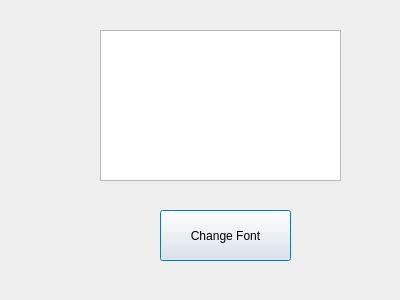
<?xml version="1.0" encoding="UTF-8"?>
<ui version="4.0">
 <class>Dialog</class>
 <widget class="QDialog" name="Dialog">
  <property name="geometry">
   <rect>
    <x>0</x>
    <y>0</y>
    <width>400</width>
    <height>300</height>
   </rect>
  </property>
  <property name="windowTitle">
   <string>Dialog</string>
  </property>
  <widget class="QTextEdit" name="TEXT">
   <property name="geometry">
    <rect>
     <x>100</x>
     <y>30</y>
     <width>241</width>
     <height>151</height>
    </rect>
   </property>
  </widget>
  <widget class="QPushButton" name="change_font_button">
   <property name="geometry">
    <rect>
     <x>160</x>
     <y>210</y>
     <width>131</width>
     <height>51</height>
    </rect>
   </property>
   <property name="text">
    <string>Change Font</string>
   </property>
  </widget>
 </widget>
 <resources/>
 <connections>
  <connection>
   <sender>change_font_button</sender>
   <signal>clicked()</signal>
   <receiver>Dialog</receiver>
   <slot>open_font_dialog()</slot>
   <hints>
    <hint type="sourcelabel">
     <x>197</x>
     <y>240</y>
    </hint>
    <hint type="destinationlabel">
     <x>95</x>
     <y>238</y>
    </hint>
   </hints>
  </connection>
 </connections>
 <slots>
  <slot>open_font_dialog()</slot>
 </slots>
</ui>
